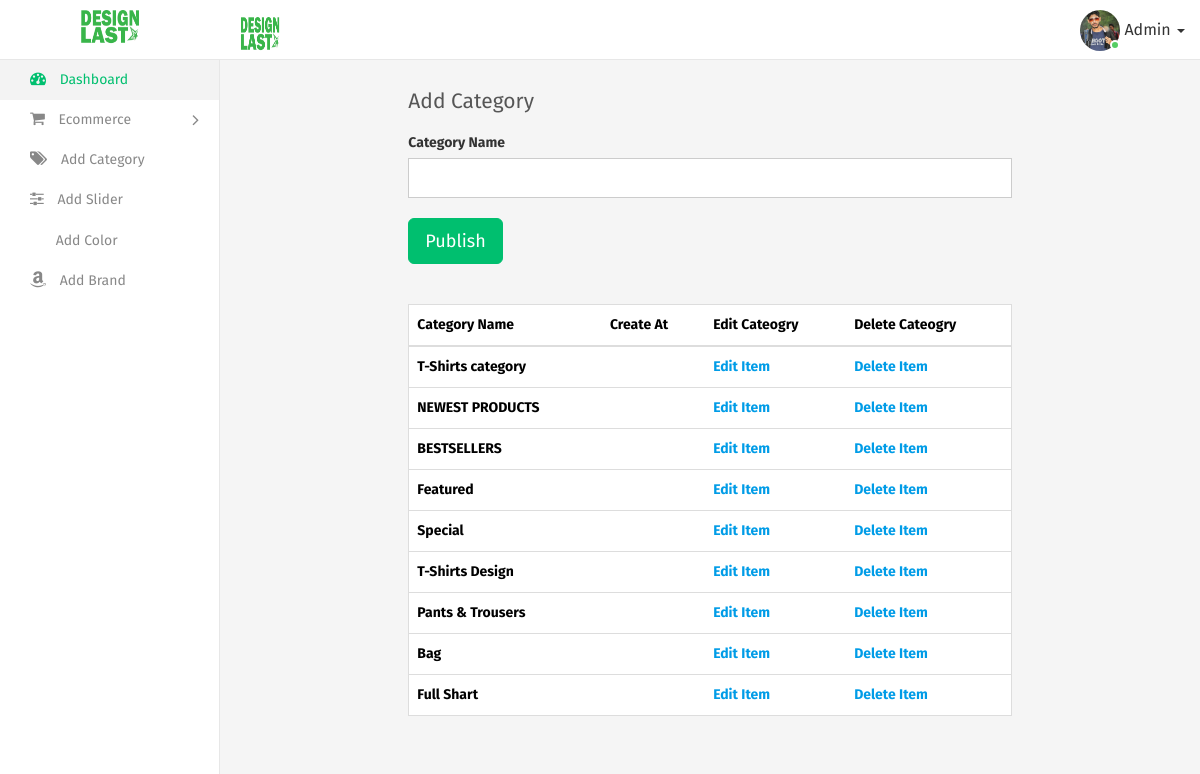
Screenshot of /add-category/ (signed in) with the database file from the repository.
### shopapp/models.py (models this page shows, shortened)
class Category(models.Model):
    name         = models.CharField(max_length = 20, unique = True)
    create_a     = models.DateTimeField(auto_now = True, auto_now_add = False)

### shopapp/views.py (the view, shortened to what this page needs)
# urls.py: path('add-category/', category_views, name = 'category_views'),
def category_views(request):
    if request.user.is_authenticated:
        category_obj = Category.objects.all()
        form = CategoryForm()
        context = {
            'form' : form,
            'category_obj' : category_obj
        }
        template_name = 'admin/category.html'
        return render(request, template_name, context)
    else:
        return redirect(login_views)

### shopapp/form.py
class CategoryForm(forms.ModelForm):
    class Meta:
        model = Category
        fields = ('__all__')
        widgets = {
            'name' : TextInput(attrs={'class': 'form-control'})
        }

### templates/admin/category.html (shortened to what this page needs)
{% extends 'app/base_admin.html' %}
{% load static %}
{% block body %}
<div class="page-wrapper">
    <div class="content container-fluid">
        <div class="row">
            <div class="col-md-8 col-md-offset-2">
                <h4 class="page-title">Add Category</h4>
            </div>
        </div>
        <div class="row">
            <div class="col-md-8 col-md-offset-2">
                <form method="POST">
                    <div class="form-group">
                        <label>Category Name</label>
                        {{form.name}}
                    </div>
                    <div class="m-t-20">
                        <button class="btn btn-primary btn-lg">Publish</button>
                    </div>
                </form>
                <br/>
                <br/>
                <div class="table-responsive">
                  <table class="table table-border custom-table m-b-0">
                    <thead>
                      <tr>
                        <th>Category Name</th>
                        <th>Create At</th>
                        <th>Edit Cateogry</th>
                        <th>Delete Cateogry</th>
                      </tr>
                    </thead>
                    <tbody>
                      {% if category_obj %}
                      {% for cat in category_obj %}
                      <tr>
                        <th>{{cat.name}}</th>
                        <th>{{cat.create_at}}</th>
                        <th><a href="{% url 'update_caategroy' cat.name %}">Edit Item</a></th>
                        <th><a href="{% url 'delete_category' cat.id %}">Delete Item</a></th>
                      </tr>
                      {% endfor %}
                      {% endif %}
                    </tbody>
                  </table>
                </div>
            </div>
        </div>
    </div>
</div>
{% endblock %}

### rows the page displays
Category: name "T-Shirts category"
Category: name "NEWEST PRODUCTS"
Category: name "BESTSELLERS"
Category: name "Featured"
Category: name "Special"
Category: name "T-Shirts Design"
Category: name "Pants & Trousers"
Category: name "Bag"
Category: name "Full Shart"
